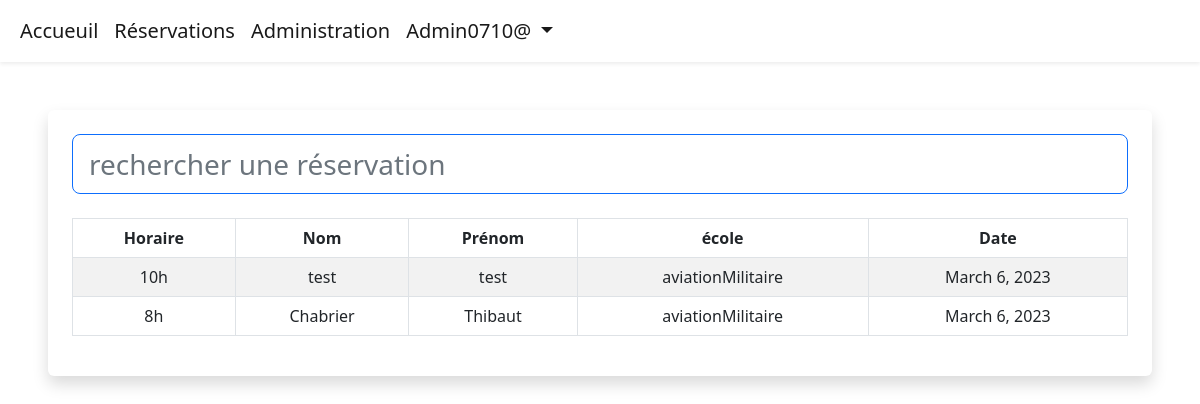
Screenshot of /ecoles-reservations (signed in) with the database file from the repository.
### reservation/models.py (models this page shows, shortened)
class Appointment(models.Model):
    user = models.ForeignKey(User, on_delete=models.CASCADE, null=True, blank=True)
    ecoles = models.CharField(max_length=50, choices=ECOLES, default="aviationCivile")
    day = models.DateField(default=datetime.now)
    time = models.CharField(max_length=10, choices=HORAIRES, default="10h")
    time_ordered = models.DateTimeField(default=datetime.now, blank=True)

### reservation/views.py (the view)
# urls.py: path('ecoles-reservations', views.ecolesReservations, name='ecolesReservations'),
def ecolesReservations(request):
  today = datetime.today()
  minDate = today.strftime('%Y-%m-%d')
  deltatime = today + timedelta(days=21)
  strdeltatime = deltatime.strftime('%Y-%m-%d')
  maxDate = strdeltatime
  items = Appointment.objects.filter(day__range=[minDate, maxDate]).order_by('day', 'time')
  return render(request, 'ecoles-reservations.html', {
    'items': items,
  })

### reservation/templates/ecoles-reservations.html (shortened to what this page needs)
{% extends 'layout.html' %}
{% load static %}
{% block body %}
{% if user.is_authenticated %}
<div class="shadow p-4 mb-5 bg-body bg-body rounded text-black  m-5 ">
    <input class="form-control form-control-lg fs-3 border border-primary" id="myInput" type="text" placeholder="rechercher une réservation">
    <br>
    <div class="table-responsive">
      <table class="table table-bordered table-striped table-hover mx-auto">
          <thead>
            <tr>
              <th class="text-center" scope="col">Horaire</th>
              <th class="text-center" scope="col">Nom</th>
              <th class="text-center" scope="col">Prénom</th>
              <th class="text-center" scope="col">école</th>
              <th class="text-center" scope="col">Date</th>
            </tr>
          </thead>
          <tbody id="myTable">
              {% for item in items %}
            <tr>
              <td class="text-center">{{item.time}}</td>
              <td class="text-center">{{item.user.first_name}}</td>
              <td class="text-center">{{item.user.last_name}}</td>
              <td class="text-center">{{item.ecoles}}</td>
              <td class="text-center">{{item.day}}</td>
            </tr>
              {% endfor %}
          </tbody>
        </table>
      </div>
</div>
{% else %}
<div class="shadow p-4 mb-5 bg-body bg-body rounded text-black  m-5">
  <h1 class="p-2  me-3">Vous devez d'abord vous connecter !</h1>
  <a href="{% url 'login' %}" class="btn btn-primary text-white">Se connecter</a>
</div>
{% endif %}
{% endblock %}

### reservation/templates/layout.html (shortened to what this page needs)
{% load static %}
<!doctype html>
<html lang="en">
  <head>
    <link href="https://cdn.jsdelivr.net/npm/bootstrap@5.2.1/dist/css/bootstrap.min.css" rel="stylesheet">
  </head>
  <body>
    <header>
        <nav class="navbar bg-white navbar-white navbar-expand-lg shadow-sm">
            <div class="container-fluid">
                <div class="collapse navbar-collapse" id="navbarSupportedContent">
                    <ul class="navbar-nav mb-2 mb-lg-0  fs-5">
                        <li class="nav-item">
                            <a class="nav-link active cHover" aria-current="page" href="{% url 'index' %}">Accueuil</a>
                        </li>
                        <li class="nav-item">
                            <a class="nav-link active cHover" href="{% url 'reservation' %}">Réservations</a>
                        </li>
                        {% if user.is_authenticated %}
                        <li class="nav-item">
                            <a class="nav-link active cHover" href="{% url 'ecolesReservations' %}">Administration</a>
                        </li>
                        <li class="nav-item dropdown me-3 fs-5">
                            <a class="nav-link active dropdown-toggle cHover" href="#" role="button" data-bs-toggle="dropdown" aria-expanded="false">
                              {{user}}
                            </a>
                        </li>
                        {% else %}
                        <li class="nav-item me-3">
                            <a class="nav-link active cHover" href="{% url 'register' %}">Se connecter/S'inscrire</a>
                        </li>
                        {% endif %}
                    </ul>
                </div>
            </div>
        </nav>
    </header>
    {% block body %}
    {% endblock %}
  </body>
</html>

### rows the page displays
Appointment: time "10h", user.first_name "test", user.last_name "test", ecoles "aviationMilitaire", day "March 6, 2023"
Appointment: time "8h", user.first_name "Chabrier", user.last_name "Thibaut", ecoles "aviationMilitaire", day "March 6, 2023"

### other values shown
{{ user }} "Admin0710@"
